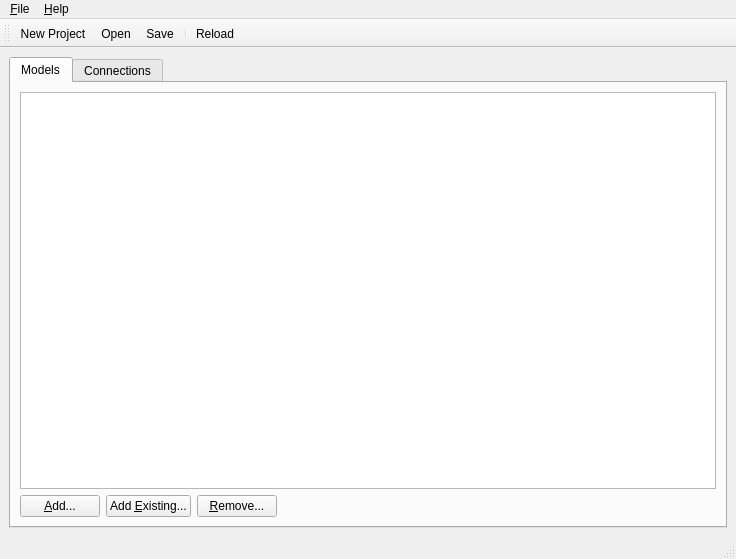
<?xml version="1.0" encoding="UTF-8"?>
<ui version="4.0">
 <class>iRICMIMainWindow</class>
 <widget class="QMainWindow" name="iRICMIMainWindow">
  <property name="geometry">
   <rect>
    <x>0</x>
    <y>0</y>
    <width>736</width>
    <height>559</height>
   </rect>
  </property>
  <property name="windowTitle">
   <string>iRIC-MI 0.0.1</string>
  </property>
  <widget class="QWidget" name="centralwidget">
   <layout class="QVBoxLayout" name="verticalLayout">
    <item>
     <widget class="QTabWidget" name="tabWidget">
      <property name="currentIndex">
       <number>0</number>
      </property>
      <widget class="QWidget" name="modelsTab">
       <attribute name="title">
        <string>Models</string>
       </attribute>
       <layout class="QVBoxLayout" name="verticalLayout_2">
        <item>
         <widget class="QTableView" name="modelsTableView">
          <property name="editTriggers">
           <set>QAbstractItemView::NoEditTriggers</set>
          </property>
          <property name="showGrid">
           <bool>true</bool>
          </property>
          <attribute name="verticalHeaderVisible">
           <bool>false</bool>
          </attribute>
         </widget>
        </item>
        <item>
         <layout class="QHBoxLayout" name="horizontalLayout">
          <item>
           <widget class="QPushButton" name="addModelButton">
            <property name="text">
             <string>&amp;Add...</string>
            </property>
           </widget>
          </item>
          <item>
           <widget class="QPushButton" name="addExistingModelButton">
            <property name="text">
             <string>Add &amp;Existing...</string>
            </property>
           </widget>
          </item>
          <item>
           <widget class="QPushButton" name="removeModelButton">
            <property name="text">
             <string>&amp;Remove...</string>
            </property>
           </widget>
          </item>
          <item>
           <spacer name="horizontalSpacer">
            <property name="orientation">
             <enum>Qt::Horizontal</enum>
            </property>
            <property name="sizeHint" stdset="0">
             <size>
              <width>40</width>
              <height>20</height>
             </size>
            </property>
           </spacer>
          </item>
         </layout>
        </item>
       </layout>
      </widget>
      <widget class="QWidget" name="connectionsTab">
       <attribute name="title">
        <string>Connections</string>
       </attribute>
       <layout class="QVBoxLayout" name="verticalLayout_3">
        <item>
         <widget class="QTableView" name="connectionsTableView"/>
        </item>
        <item>
         <layout class="QHBoxLayout" name="horizontalLayout_2">
          <item>
           <widget class="QPushButton" name="addConnectionButton">
            <property name="text">
             <string>&amp;Add...</string>
            </property>
           </widget>
          </item>
          <item>
           <widget class="QPushButton" name="removeConnectionButton">
            <property name="text">
             <string>&amp;Remove...</string>
            </property>
           </widget>
          </item>
          <item>
           <spacer name="horizontalSpacer_2">
            <property name="orientation">
             <enum>Qt::Horizontal</enum>
            </property>
            <property name="sizeHint" stdset="0">
             <size>
              <width>40</width>
              <height>20</height>
             </size>
            </property>
           </spacer>
          </item>
          <item>
           <widget class="QPushButton" name="visualizeButton">
            <property name="text">
             <string>&amp;Visualize...</string>
            </property>
           </widget>
          </item>
         </layout>
        </item>
       </layout>
      </widget>
     </widget>
    </item>
   </layout>
  </widget>
  <widget class="QMenuBar" name="menubar">
   <property name="geometry">
    <rect>
     <x>0</x>
     <y>0</y>
     <width>736</width>
     <height>21</height>
    </rect>
   </property>
   <widget class="QMenu" name="menu_File">
    <property name="title">
     <string>&amp;File</string>
    </property>
    <widget class="QMenu" name="recentProjectsMenu">
     <property name="title">
      <string>&amp;Recent Projects</string>
     </property>
     <addaction name="f1Action"/>
    </widget>
    <addaction name="newProjectAction"/>
    <addaction name="openAction"/>
    <addaction name="saveAction"/>
    <addaction name="closeAction"/>
    <addaction name="separator"/>
    <addaction name="reloadAction"/>
    <addaction name="separator"/>
    <addaction name="recentProjectsMenu"/>
    <addaction name="separator"/>
    <addaction name="exitAction"/>
   </widget>
   <widget class="QMenu" name="menu_Help">
    <property name="title">
     <string>&amp;Help</string>
    </property>
    <addaction name="action_Help"/>
    <addaction name="separator"/>
    <addaction name="action_About"/>
   </widget>
   <addaction name="menu_File"/>
   <addaction name="menu_Help"/>
  </widget>
  <widget class="QStatusBar" name="statusbar"/>
  <widget class="QToolBar" name="toolBar">
   <property name="windowTitle">
    <string>toolBar</string>
   </property>
   <attribute name="toolBarArea">
    <enum>TopToolBarArea</enum>
   </attribute>
   <attribute name="toolBarBreak">
    <bool>false</bool>
   </attribute>
   <addaction name="newProjectAction"/>
   <addaction name="openAction"/>
   <addaction name="saveAction"/>
   <addaction name="separator"/>
   <addaction name="reloadAction"/>
  </widget>
  <action name="exitAction">
   <property name="text">
    <string>&amp;Exit</string>
   </property>
  </action>
  <action name="newProjectAction">
   <property name="icon">
    <iconset resource="../../guibase/guibase.qrc">
     <normaloff>:/libs/guibase/images/iconNew.svg</normaloff>:/libs/guibase/images/iconNew.svg</iconset>
   </property>
   <property name="text">
    <string>&amp;New Project...</string>
   </property>
   <property name="shortcut">
    <string>Ctrl+N</string>
   </property>
  </action>
  <action name="openAction">
   <property name="icon">
    <iconset resource="../../gui/gui.qrc">
     <normaloff>:/images/iconOpen.svg</normaloff>:/images/iconOpen.svg</iconset>
   </property>
   <property name="text">
    <string>&amp;Open...</string>
   </property>
   <property name="shortcut">
    <string>Ctrl+O</string>
   </property>
  </action>
  <action name="saveAction">
   <property name="icon">
    <iconset resource="../../gui/gui.qrc">
     <normaloff>:/images/iconSave.svg</normaloff>:/images/iconSave.svg</iconset>
   </property>
   <property name="text">
    <string>&amp;Save</string>
   </property>
   <property name="shortcut">
    <string>Ctrl+S</string>
   </property>
  </action>
  <action name="propertyAction">
   <property name="text">
    <string>&amp;Property...</string>
   </property>
  </action>
  <action name="action_About">
   <property name="text">
    <string>&amp;About...</string>
   </property>
  </action>
  <action name="action_Help">
   <property name="text">
    <string>&amp;Help</string>
   </property>
  </action>
  <action name="closeAction">
   <property name="text">
    <string>&amp;Close</string>
   </property>
  </action>
  <action name="reloadAction">
   <property name="icon">
    <iconset resource="../../gui/gui.qrc">
     <normaloff>:/images/iconReload.svg</normaloff>:/images/iconReload.svg</iconset>
   </property>
   <property name="text">
    <string>Reload</string>
   </property>
  </action>
  <action name="f1Action">
   <property name="text">
    <string>f1</string>
   </property>
  </action>
 </widget>
 <resources>
  <include location="../../gui/gui.qrc"/>
  <include location="../../guibase/guibase.qrc"/>
 </resources>
 <connections/>
</ui>
